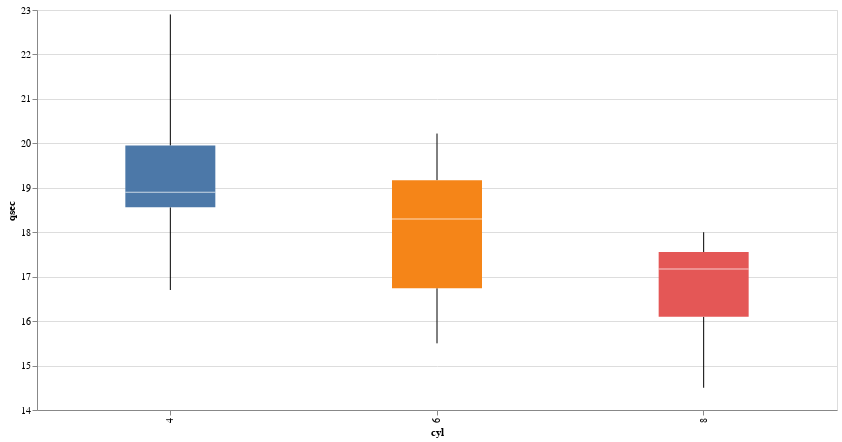

This figure's notebook cell:
### Code cell
:vega-lite
('cyl' 'qsec')vega.boxplot data.attributes[⊂'names']vega.json_data↓⍉↑data.data

### Figure 1 — Vega-Lite specification as saved in the notebook (floating-point values rounded to 4 significant figures)
{"$schema": "https://vega.github.io/schema/vega-lite/v5.json", "data": {"values": [{"cyl": 6, "qsec": 16.46}, {"cyl": 6, "qsec": 17.02}, {"cyl": 4, "qsec": 18.61}, {"cyl": 6, "qsec": 19.44}, {"cyl": 8, "qsec": 17.02}, {"cyl": 6, "qsec": 20.22}, {"cyl": 8, "qsec": 15.84}, {"cyl": 4, "qsec": 20}, {"cyl": 4, "qsec": 22.9}, {"cyl": 6, "qsec": 18.3}, {"cyl": 6, "qsec": 18.9}, {"cyl": 8, "qsec": 17.4}, {"cyl": 8, "qsec": 17.6}, {"cyl": 8, "qsec": 18}, {"cyl": 8, "qsec": 17.98}, {"cyl": 8, "qsec": 17.82}, {"cyl": 8, "qsec": 17.42}, {"cyl": 4, "qsec": 19.47}, {"cyl": 4, "qsec": 18.52}, {"cyl": 4, "qsec": 19.9}, {"cyl": 4, "qsec": 20.01}, {"cyl": 8, "qsec": 16.87}, {"cyl": 8, "qsec": 17.3}, {"cyl": 8, "qsec": 15.41}, {"cyl": 8, "qsec": 17.05}, {"cyl": 4, "qsec": 18.9}, {"cyl": 4, "qsec": 16.7}, {"cyl": 4, "qsec": 16.9}, {"cyl": 8, "qsec": 14.5}, {"cyl": 6, "qsec": 15.5}, {"cyl": 8, "qsec": 14.6}, {"cyl": 4, "qsec": 18.6}]}, "description": "A vertical box plot showing median, min, and max block hours.", "encoding": {"color": {"field": "cyl", "legend": null, "type": "nominal"}, "size": {"value": 90}, "x": {"field": "cyl", "type": "nominal"}, "y": {"field": "qsec", "scale": {"zero": false}, "type": "quantitative"}}, "height": 400, "mark": {"extent": "min-max", "type": "boxplot"}, "width": 800}
